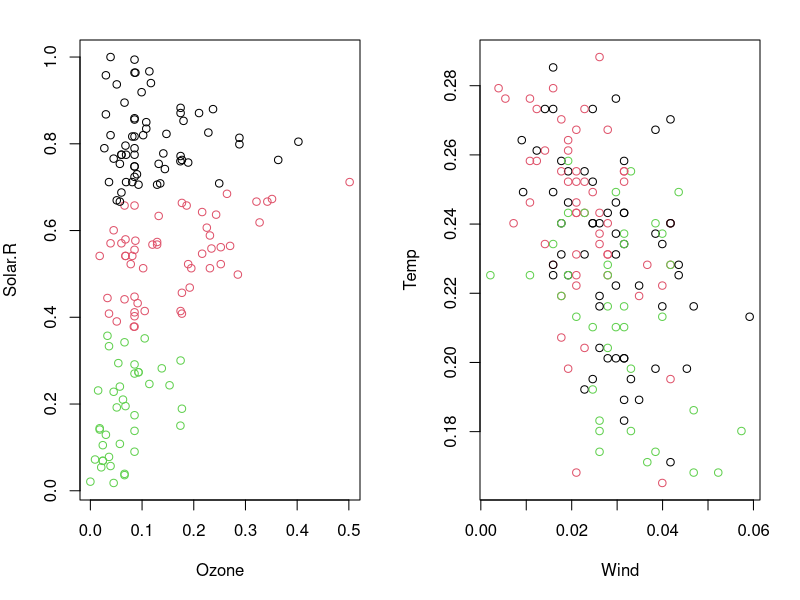
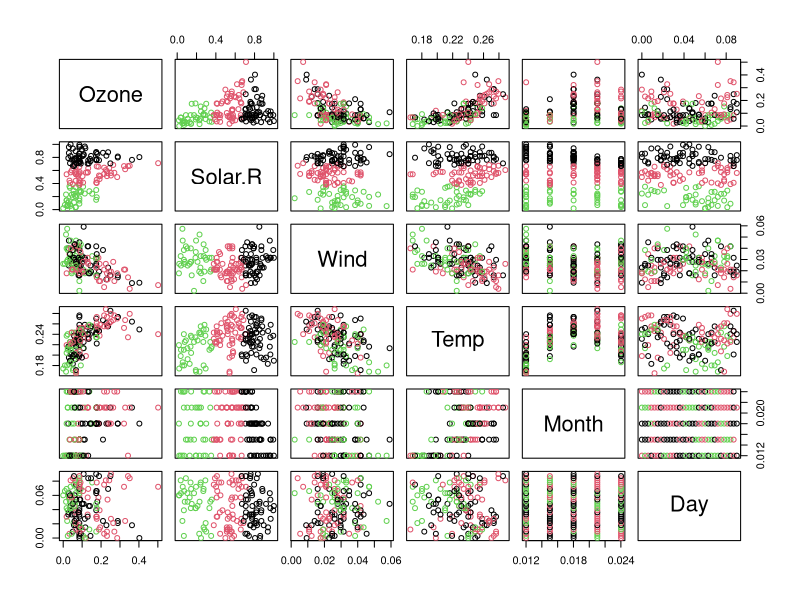

The R script that drew these images, in order:
require("datasets")

# load airquality Dataset
data("airquality")


#view structure of dataset
str(airquality) 

#view statistical summary of dataset
summary(airquality)
print(summary(airquality)) 


#view top  rows of dataset
head(airquality)
print(head(airquality))


## Preprocess the dataset ##

## Let's begin by finding which attributes have missing values. 
## We then need to impute those missing values(NA), which we will 
## be doing simply by replacing NA with monthly average. 


# apply function anyNA() on all columns of airquality dataset

col1<- mapply(anyNA,airquality) 
print(col1)


## The output shows that only Ozone and Solar.R attributes have NA i.e. some missing value.


# Impute monthly mean in Ozone
for (i in 1:nrow(airquality)){
  if(is.na(airquality[i,"Ozone"])){
    airquality[i,"Ozone"]<- mean(airquality[which(airquality[,"Month"]==airquality[i,"Month"]),"Ozone"],na.rm = TRUE)
  }
  
  # Impute monthly mean in Solar.R
  if(is.na(airquality[i,"Solar.R"])){
    airquality[i,"Solar.R"]<- mean(airquality[which(airquality[,"Month"]==airquality[i,"Month"]),"Solar.R"],na.rm = TRUE)
  }
  
}

#Normalize the dataset so that no particular attribute has more impact on clustering algorithm than others.
normalize<- function(x){
  return((x-min(x))/(max(x)-min(x)))
}

# replace contents of dataset with normalized values
airquality<- normalize(airquality) 


## We have removed missing values from our dataset. 
## We can now perform k-means clustering on our dataset



##############   Apply k-means clustering algorithm   ####################

# apply k-means algorithmusing first 4 attributes and with k=3(no. of required clusters)

result<- kmeans(airquality[c(1,2,3,4)],3) 

# gives no. of records in each cluster
result$size 
print(result$size)

# gives value of cluster center datapoint value(3 centers for k=3)
result$centers 
print(result$centers)


#gives cluster vector showing the custer where each record falls
result$cluster 
print(result$cluster)




#########     Visualize clustering results          ####################

par(mfrow=c(1,2), mar=c(5,4,2,2))

# Plot to see how Ozone and Solar.R data points have been distributed in clusters
plot(airquality[,1:2], col=result$cluster) 



## Graph shows that we have got 3 clearly distinguishable clusters for Ozone and Solar.R data points. 
## Let's see how clustering has performed on Wind and Temp attributes.


# Plot to see how Wind and Temp data points have been distributed in clusters

plot(airquality[,3:4], col=result$cluster) 


## This graph shows that Wind and Temp data points have not been clustered properly. 
## Let us find out which attributes have been taken into consideration more by k-means algorithm. 
## For this, we will plot all possible combinations of attributes!


# Plot to see all attribute combinations
plot(airquality[,], col=result$cluster) 


## From the above plot, it can be seen that k-means algorithm has successfully clustered Ozone:Solar.R, 
## Wind:Solar.R, Temp:Solar.R, Month:Solar.R, Day:Solar.R. By observing the pattern, it can be seen 
## that Solar.R is common amongst all the groups and therefore, it could be concluded that the clustering 
## has been most affected by values in Solar.R attribute.



############################
# 
# 
# ## Library clusters allow us to represent (with the aid of PCA) the cluster 
# ## solution into 2 dimensions:
# 
# library(cluster)
# clusplot(airquality, result$cluster, main='2D representation of the Cluster solution',
#          color=TRUE, shade=TRUE,
#          labels=2, lines=0)
